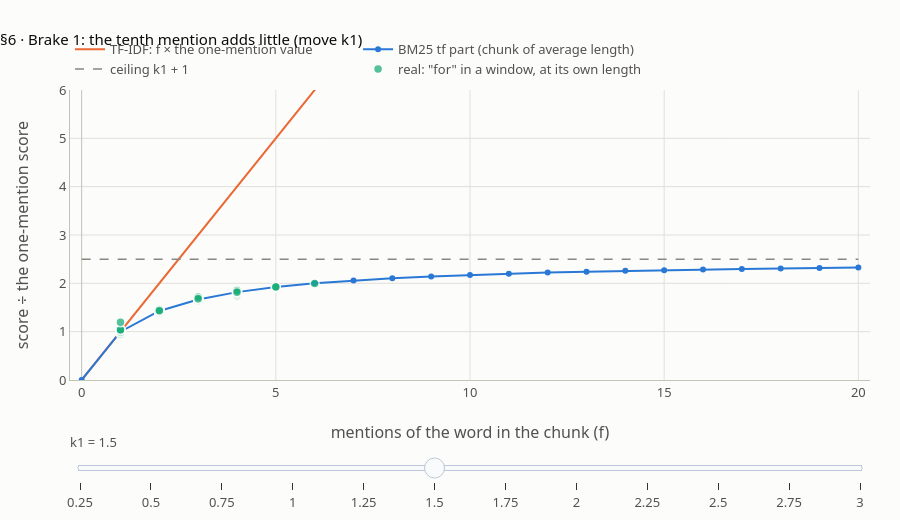
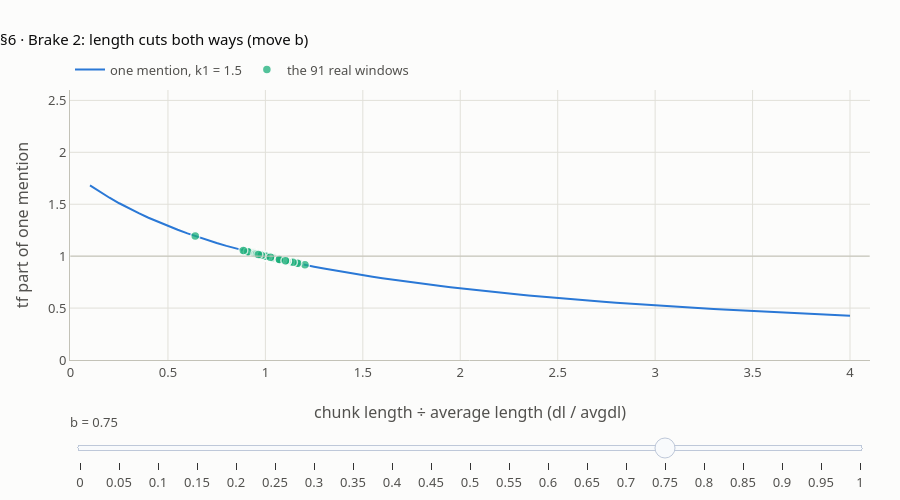

The code cell stored with these charts, in order, in its notebook:
### Markdown cell above
## 6 · BM25's two brakes (k1 and b), and one score by hand

**What this verifies** (lesson §6):
- **Brake 1, k1:** the tf part at average length for f = 1, 2, 3, 5, 10, 100, 1000 is 1, 1.4286, 1.6667, 1.9231, 2.1739, 2.4631, 2.4963 (ceiling k1 + 1 = 2.5); the k1 table of P3 S5;
- **Brake 2, b:** the length table for b = 0, 0.375, 0.75, 1 at dl/avgdl = 0.5, 1, 2 (P3 S5);
- **one score by hand** for `bpa` in toy d0: idf 0.587787, K 1.6125, tf part 1.384083, score 0.813546 (rank_bm25 agrees); `bpa` in d2 0.765846;
- one mention in a 5-token vs a 20-token toy chunk: 0.829243 vs 0.495899 at b = 0.75, and 0.587787 each at b = 0;
- the question is a list: "bpa bpa" scores 1.627091; and k1 = 0 gives NaN.

**The charts.** Move the **k1** slider: the BM25 curve flattens toward the dashed ceiling, while TF-IDF keeps climbing. The green dots are real: every window that contains "for", at its own length. Move the **b** slider: one mention's tf part against chunk length; the dots are the 91 real windows.

### Code cell
F_LIST = (1, 2, 3, 5, 10, 100, 1000)
check("§6 tf part at dl = avgdl, f = 1, 2, 3, 5, 10, 100, 1000", [tf_part(f, 1.0) for f in F_LIST],
      [1, 1.4286, 1.6667, 1.9231, 2.1739, 2.4631, 2.4963], T4)
check("§6 the tf part never passes k1 + 1 (f = 10^6)", tf_part(10**6, 1.0) < 2.5, True)
check("§6 k1 = 0, 0.75, 1.5, 3.0 at f = 1, 2, 5",
      [[tf_part(f, 1.0, k1=k) for f in (1, 2, 5)] for k in (0.0, 0.75, 1.5, 3.0)],
      [[1, 1, 1], [1, 1.2727, 1.5217], [1, 1.4286, 1.9231], [1, 1.6, 2.5]], T4)
# the same limits through rank_bm25 itself: a padded synthetic document, all documents 2000 tokens long
pad = lambda fq, length: ["x"] * fq + ["pad"] * (length - fq)
lib_ratio = []
for fq in (1, 10, 100, 1000):
    m = BM25Okapi([pad(fq, 2000), ["y"] * 2000, ["z"] * 2000])
    lib_ratio.append(m.get_scores(["x"])[0] / m.idf["x"])
check("§6 rank_bm25 score / idf at f = 1, 10, 100, 1000", lib_ratio, [1.0, 2.173913, 2.463054, 2.496256], T6)

B_LIST, R_LIST = (0.0, 0.375, 0.75, 1.0), (0.5, 1.0, 2.0)
table = [[tf_part(1, r, b=bb) for r in R_LIST] for bb in B_LIST]
print("   one mention, k1 = 1.5    half as long  average  twice as long")
for bb, row in zip(B_LIST, table):
    print(f"   b = {bb:<5}               " + "   ".join(f"{v:8.4f}" for v in row))
check("§6 length table, rows b = 0, 0.375, 0.75, 1; columns dl/avgdl = 0.5, 1, 2", table,
      [[1.0, 1.0, 1.0], [1.1268, 1.0, 0.8163], [1.2903, 1.0, 0.6897], [1.4286, 1.0, 0.625]], T4)
check("§6 b = 0.75, dl/avgdl = 4", tf_part(1, 4.0), 0.4255, T4)

# one score by hand: bpa in d0
N_, n_, f_, dl_, avgdl_, k1, b = 6, toy_df["bpa"], TT[0].count("bpa"), len(TT[0]), toy.avgdl, 1.5, 0.75
idf_h = math.log((N_ - n_ + 0.5) / (n_ + 0.5))
K_h = k1 * (1 - b + b * dl_ / avgdl_)
tfp_h = f_ * (k1 + 1) / (f_ + K_h)
print(f"\n   1 idf = ln(({N_} - {n_} + 0.5) / ({n_} + 0.5)) = ln({(N_ - n_ + 0.5) / (n_ + 0.5):.1f}) = {idf_h:.6f}")
print(f"   2 K = 1.5 × (1 - 0.75 + 0.75 × {dl_}/{avgdl_:g}) = {K_h:.6f}")
print(f"   3 tf part = {f_} × 2.5 / ({f_} + {K_h:.4f}) = {tfp_h:.6f}")
print(f"   4 score = {idf_h:.6f} × {tfp_h:.6f} = {idf_h * tfp_h:.6f}")
check("§6 by hand: N, n, f, dl, avgdl", [N_, n_, f_, dl_, avgdl_], [6, 2, 2, 11, 10.0])
check("§6 by hand: idf, K, tf part, score", [idf_h, K_h, tfp_h, idf_h * tfp_h], [0.587787, 1.6125, 1.384083, 0.813546], T6)
check("§6 rank_bm25 gives the same score", toy.get_scores(["bpa"])[0], 0.813546, T6)
contrib = [toy.get_scores([w])[0] for w in q3]
check("§6 'bpa regulation 2019' in d0 = 0.813546 + 0.562475 + 0.562475", [*contrib, sum(contrib)],
      [0.813546, 0.562475, 0.562475, 1.938496], T6)
check("§6 bpa in d2 (f 2, dl 13, larger K): below d0", toy.get_scores(["bpa"])[2], 0.765846, T6)

long_short = ([["x"] + [f"a{j}" for j in range(19)], ["x"] + [f"b{j}" for j in range(4)]]
              + [[f"c{i}_{j}" for j in range(15)] for i in range(4)])
ls = {bb: BM25Okapi(long_short, b=bb).get_scores(["x"])[:2] for bb in (0.75, 0.0)}
check("§6 one mention, 5-token vs 20-token chunk, b = 0.75 (short, long)", [ls[0.75][1], ls[0.75][0]],
      [0.829243, 0.495899], T6)
check("§6 the same at b = 0 (length ignored)", [ls[0.0][1], ls[0.0][0]], [0.587787, 0.587787], T6)
check("§6 the question is a list: 'bpa bpa' = 2 × 'bpa'", toy.get_scores(["bpa", "bpa"])[0], 1.627091, T6)
with warnings.catch_warnings(record=True) as wl:
    warnings.simplefilter("always")
    s_k0 = BM25Okapi(TT, k1=0.0).get_scores(["bpa"])
check("§6 k1 = 0: documents without bpa compute 0/0 = NaN", s_k0, [0.587787, math.nan, 0.587787, math.nan, math.nan, math.nan], T6)
check("§6 k1 = 0: numpy warns once", len(wl), 1)

# ---- chart: brake 1 (k1), with the real "for" counts of the 91 windows
F = list(range(0, 21))
K1S = [round(0.25 * i, 2) for i in range(1, 13)]
for_pts = [(C91[i].count("for"), len(C91[i]) / BM91.avgdl, i) for i in range(len(C91)) if "for" in C91[i]]
curve = lambda k: r5(tf_part(f, 1.0, k1=k) for f in F)
for_y = lambda k: r5(tf_part(f, r, k1=k) for f, r, _ in for_pts)
fig = go.Figure()
fig.add_scatter(x=F, y=F, name="TF-IDF: f × the one-mention value", mode="lines", line=dict(color=ORANGE, width=2))
fig.add_scatter(x=F, y=curve(1.5), name="BM25 tf part (chunk of average length)", mode="lines+markers",
                line=dict(color=BLUE, width=2), marker=dict(size=6),
                hovertemplate="f = %{x}: tf part %{y:.4f}<extra></extra>")
fig.add_scatter(x=[0, 20], y=[2.5, 2.5], name="ceiling k1 + 1", mode="lines", line=dict(color=MUTED, width=1.5, dash="dash"),
                hoverinfo="skip")
fig.add_scatter(x=[f for f, _, _ in for_pts], y=for_y(1.5), mode="markers", name='real: "for" in a window, at its own length',
                marker=dict(size=9, color=AQUA, opacity=0.75, line=dict(width=1.5, color=SURFACE)),
                customdata=[[i, f, len(C91[i])] for f, _, i in for_pts],
                hovertemplate="window %{customdata[0]}: f %{customdata[1]}, dl %{customdata[2]}<br>tf part %{y:.4f}<extra></extra>")
fig.update_layout(title="§6 · Brake 1: the tenth mention adds little (move k1)", height=520,
                  xaxis=dict(title="mentions of the word in the chunk (f)", range=[-0.3, 20.3]),
                  yaxis=dict(title="score ÷ the one-mention score", range=[0, 6]),
                  sliders=[dict(active=K1S.index(1.5), currentvalue=dict(prefix="k1 = "), pad=dict(t=50),
                                steps=[dict(method="restyle", label=f"{k:g}",
                                            args=[{"y": [curve(k), [k + 1, k + 1], for_y(k)]}, [1, 2, 3]])
                                       for k in K1S])])
fig.show()

# ---- chart: brake 2 (b), with the 91 real windows
RX = [round(0.1 + 0.05 * i, 2) for i in range(79)]                 # dl / avgdl from 0.1 to 4.0
BSL = [round(0.05 * i, 2) for i in range(21)]
win_r = [len(c) / BM91.avgdl for c in C91]
line_b = lambda bb: r5(tf_part(1, r, b=bb) for r in RX)
pts_b = lambda bb: r5(tf_part(1, r, b=bb) for r in win_r)
fig = go.Figure()
fig.add_scatter(x=RX, y=line_b(0.75), name="one mention, k1 = 1.5", mode="lines", line=dict(color=BLUE, width=2),
                hovertemplate="dl/avgdl %{x}: tf part %{y:.4f}<extra></extra>")
fig.add_scatter(x=r5(win_r), y=pts_b(0.75), name="the 91 real windows", mode="markers",
                marker=dict(size=9, color=AQUA, opacity=0.75, line=dict(width=1.5, color=SURFACE)),
                customdata=[[i, len(C91[i])] for i in range(len(C91))],
                hovertemplate="window %{customdata[0]}: dl %{customdata[1]} (x = %{x:.3f})<br>tf part %{y:.4f}<extra></extra>")
fig.update_layout(title="§6 · Brake 2: length cuts both ways (move b)", height=500,
                  xaxis=dict(title="chunk length ÷ average length (dl / avgdl)"),
                  yaxis=dict(title="tf part of one mention", range=[0, 2.6]),
                  shapes=[dict(type="line", x0=0, x1=4.1, y0=1, y1=1, line=dict(color=AXIS, width=1))],
                  sliders=[dict(active=BSL.index(0.75), currentvalue=dict(prefix="b = "), pad=dict(t=50),
                                steps=[dict(method="restyle", label=f"{bb:g}", args=[{"y": [line_b(bb), pts_b(bb)]}, [0, 1]])
                                       for bb in BSL])])
fig.show()

### Figure 1 — Plotly figure (JSON) as saved in the notebook; plotly's stock layout.template omitted (floating-point values rounded to 4 significant figures; data arrays with more than 128 entries replaced by an {"elided": "..."} marker saying what was removed)
{"data": [{"line": {"color": "#eb6834", "width": 2}, "mode": "lines", "name": "TF-IDF: f × the one-mention value", "x": [0, 1, 2, 3, 4, 5, 6, 7, 8, 9, 10, 11, 12, 13, 14, 15, 16, 17, 18, 19, 20], "y": [0, 1, 2, 3, 4, 5, 6, 7, 8, 9, 10, 11, 12, 13, 14, 15, 16, 17, 18, 19, 20], "type": "scatter"}, {"hovertemplate": "f = %{x}: tf part %{y:.4f}<extra></extra>", "line": {"color": "#2a78d6", "width": 2}, "marker": {"size": 6}, "mode": "lines+markers", "name": "BM25 tf part (chunk of average length)", "x": [0, 1, 2, 3, 4, 5, 6, 7, 8, 9, 10, 11, 12, 13, 14, 15, 16, 17, 18, 19, 20], "y": [0.0, 1.0, 1.429, 1.667, 1.818, 1.923, 2.0, 2.059, 2.105, 2.143, 2.174, 2.2, 2.222, 2.241, 2.258, 2.273, 2.286, 2.297, 2.308, 2.317, 2.326], "type": "scatter"}, {"hoverinfo": "skip", "line": {"color": "#898781", "dash": "dash", "width": 1.5}, "mode": "lines", "name": "ceiling k1 + 1", "x": [0, 20], "y": [2.5, 2.5], "type": "scatter"}, {"customdata": {"elided": "80x3 int values"}, "hovertemplate": "window %{customdata[0]}: f %{customdata[1]}, dl %{customdata[2]}<br>tf part %{y:.4f}<extra></extra>", "marker": {"color": "#1baf7a", "line": {"color": "#fcfcfb", "width": 1.5}, "opacity": 0.75, "size": 9}, "mode": "markers", "name": "real: \"for\" in a window, at its own length", "x": [4, 2, 4, 2, 2, 2, 2, 1, 1, 2, 2, 4, 3, 2, 6, 4, 5, 2, 1, 4, 2, 2, 3, 4, 2, 3, 4, 2, 3, 3, 3, 3, 2, 1, 2, 1, 3, 2, 5, 3, 4, 2, 1, 2, 3, 2, 5, 2, 1, 1, 1, 3, 1, 2, 2, 3, 3, 3, 4, 1, 2, 2, 1, 2, 1, 2, 2, 4, 3, 2, 2, 2, 3, 2, 3, 4, 2, 2, 3, 1], "y": [1.746, 1.357, 1.773, 1.383, 1.407, 1.386, 1.366, 0.9818, 0.9954, 1.4, 1.38, 1.786, 1.698, 1.456, 1.995, 1.823, 1.907, 1.41, 0.9526, 1.806, 1.431, 1.431, 1.631, 1.832, 1.427, 1.685, 1.846, 1.464, 1.672, 1.65, 1.662, 1.682, 1.467, 0.9886, 1.467, 1.035, 1.679, 1.435, 1.917, 1.659, 1.832, 1.464, 1.038, 1.403, 1.65, 1.431, 1.927, 1.427, 1.009, 1.035, 0.9852, 1.634, 0.9989, 1.424, 1.396, 1.637, 1.662, 1.688, 1.838, 1.035, 1.46, 1.479, 1.027, 1.464, 1.042, 1.438, 1.431, 1.849, 1.666, 1.456, 1.471, 1.453, 1.685, 1.442, 1.715, 1.817, 1.417, 1.438, 1.682, 1.193], "type": "scatter"}], "layout": {"xaxis": {"title": {"text": "mentions of the word in the chunk (f)"}, "range": [-0.3, 20.3]}, "yaxis": {"title": {"text": "score ÷ the one-mention score"}, "range": [0, 6]}, "title": {"text": "§6 · Brake 1: the tenth mention adds little (move k1)"}, "height": 520, "sliders": [{"active": 5, "currentvalue": {"prefix": "k1 = "}, "pad": {"t": 50}, "steps": [{"args": [{"y": [[0.0, 1.0, 1.111, 1.154, 1.176, 1.19, 1.2, 1.207, 1.212, 1.216, 1.22, 1.222, 1.224, 1.226, 1.228, 1.23, 1.231, 1.232, 1.233, 1.234, 1.235], [1.25, 1.25], [1.166, 1.096, 1.17, 1.102, 1.107, 1.102, 1.098, 0.9939, 0.9985, 1.105, 1.101, 1.172, 1.159, 1.117, 1.199, 1.177, 1.188, 1.107, 0.9837, 1.175, 1.112, 1.112, 1.148, 1.178, 1.111, 1.157, 1.18, 1.118, 1.155, 1.151, 1.153, 1.156, 1.119, 0.9962, 1.119, 1.011, 1.156, 1.112, 1.19, 1.153, 1.178, 1.118, 1.012, 1.106, 1.151, 1.112, 1.191, 1.111, 1.003, 1.011, 0.995, 1.149, 0.9996, 1.11, 1.104, 1.149, 1.153, 1.157, 1.179, 1.011, 1.117, 1.121, 1.009, 1.118, 1.014, 1.113, 1.112, 1.181, 1.154, 1.117, 1.12, 1.116, 1.157, 1.114, 1.161, 1.176, 1.109, 1.113, 1.156, 1.057]]}, [1, 2, 3]], "label": "0.25", "method": "restyle"}, {"args": [{"y": [[0.0, 1.0, 1.2, 1.286, 1.333, 1.364, 1.385, 1.4, 1.412, 1.421, 1.429, 1.435, 1.44, 1.444, 1.448, 1.452, 1.455, 1.457, 1.459, 1.462, 1.463], [1.5, 1.5], [1.311, 1.171, 1.319, 1.182, 1.191, 1.183, 1.175, 0.9898, 0.9974, 1.189, 1.18, 1.324, 1.296, 1.211, 1.383, 1.335, 1.359, 1.193, 0.9731, 1.33, 1.201, 1.201, 1.274, 1.337, 1.2, 1.292, 1.342, 1.214, 1.287, 1.28, 1.284, 1.291, 1.215, 0.9936, 1.215, 1.019, 1.29, 1.202, 1.362, 1.283, 1.337, 1.214, 1.021, 1.19, 1.28, 1.201, 1.365, 1.2, 1.005, 1.019, 0.9917, 1.275, 0.9994, 1.198, 1.187, 1.276, 1.284, 1.293, 1.339, 1.019, 1.212, 1.219, 1.015, 1.214, 1.023, 1.204, 1.201, 1.343, 1.285, 1.211, 1.216, 1.209, 1.292, 1.205, 1.301, 1.333, 1.195, 1.204, 1.291, 1.099]]}, [1, 2, 3]], "label": "0.5", "method": "restyle"}, {"args": [{"y": [[0.0, 1.0, 1.273, 1.4, 1.474, 1.522, 1.556, 1.581, 1.6, 1.615, 1.628, 1.638, 1.647, 1.655, 1.661, 1.667, 1.672, 1.676, 1.68, 1.684, 1.687], [1.75, 1.75], [1.439, 1.231, 1.452, 1.247, 1.26, 1.248, 1.237, 0.987, 0.9967, 1.256, 1.245, 1.459, 1.416, 1.288, 1.553, 1.476, 1.515, 1.262, 0.9657, 1.468, 1.274, 1.274, 1.382, 1.48, 1.272, 1.409, 1.487, 1.292, 1.403, 1.391, 1.398, 1.408, 1.295, 0.9918, 1.295, 1.025, 1.406, 1.276, 1.519, 1.396, 1.48, 1.292, 1.027, 1.258, 1.391, 1.274, 1.524, 1.272, 1.007, 1.025, 0.9894, 1.383, 0.9992, 1.27, 1.254, 1.385, 1.398, 1.411, 1.483, 1.025, 1.29, 1.301, 1.019, 1.292, 1.03, 1.278, 1.274, 1.488, 1.399, 1.288, 1.297, 1.286, 1.409, 1.28, 1.424, 1.473, 1.266, 1.278, 1.408, 1.131]]}, [1, 2, 3]], "label": "0.75", "method": "restyle"}, {"args": [{"y": [[0.0, 1.0, 1.333, 1.5, 1.6, 1.667, 1.714, 1.75, 1.778, 1.8, 1.818, 1.833, 1.846, 1.857, 1.867, 1.875, 1.882, 1.889, 1.895, 1.9, 1.905], [2.0, 2.0], [1.553, 1.281, 1.57, 1.3, 1.317, 1.302, 1.288, 0.9848, 0.9962, 1.312, 1.297, 1.579, 1.521, 1.353, 1.711, 1.603, 1.657, 1.32, 0.9602, 1.592, 1.335, 1.335, 1.476, 1.609, 1.332, 1.512, 1.618, 1.359, 1.504, 1.489, 1.497, 1.51, 1.361, 0.9905, 1.361, 1.029, 1.508, 1.338, 1.663, 1.495, 1.609, 1.359, 1.032, 1.315, 1.489, 1.335, 1.669, 1.332, 1.008, 1.029, 0.9876, 1.478, 0.999, 1.33, 1.31, 1.48, 1.497, 1.515, 1.612, 1.029, 1.356, 1.369, 1.023, 1.359, 1.035, 1.34, 1.335, 1.62, 1.499, 1.353, 1.364, 1.351, 1.512, 1.343, 1.533, 1.599, 1.325, 1.34, 1.51, 1.156]]}, [1, 2, 3]], "label": "1", "method": "restyle"}, {"args": [{"y": [[0.0, 1.0, 1.385, 1.588, 1.714, 1.8, 1.862, 1.909, 1.946, 1.976, 2.0, 2.02, 2.038, 2.053, 2.066, 2.077, 2.087, 2.096, 2.104, 2.111, 2.118], [2.25, 2.25], [1.654, 1.322, 1.677, 1.345, 1.365, 1.348, 1.33, 0.9832, 0.9958, 1.359, 1.342, 1.688, 1.615, 1.409, 1.858, 1.718, 1.787, 1.368, 0.956, 1.704, 1.387, 1.387, 1.558, 1.725, 1.384, 1.604, 1.737, 1.415, 1.593, 1.574, 1.585, 1.601, 1.418, 0.9894, 1.418, 1.032, 1.598, 1.39, 1.795, 1.582, 1.725, 1.415, 1.036, 1.362, 1.574, 1.387, 1.803, 1.384, 1.009, 1.032, 0.9863, 1.561, 0.9989, 1.381, 1.356, 1.563, 1.585, 1.606, 1.73, 1.032, 1.412, 1.428, 1.025, 1.415, 1.039, 1.393, 1.387, 1.74, 1.587, 1.409, 1.422, 1.405, 1.604, 1.396, 1.629, 1.714, 1.374, 1.393, 1.601, 1.176]]}, [1, 2, 3]], "label": "1.25", "method": "restyle"}, {"args": [{"y": [[0.0, 1.0, 1.429, 1.667, 1.818, 1.923, 2.0, 2.059, 2.105, 2.143, 2.174, 2.2, 2.222, 2.241, 2.258, 2.273, 2.286, 2.297, 2.308, 2.317, 2.326], [2.5, 2.5], [1.746, 1.357, 1.773, 1.383, 1.407, 1.386, 1.366, 0.9818, 0.9954, 1.4, 1.38, 1.786, 1.698, 1.456, 1.995, 1.823, 1.907, 1.41, 0.9526, 1.806, 1.431, 1.431, 1.631, 1.832, 1.427, 1.685, 1.846, 1.464, 1.672, 1.65, 1.662, 1.682, 1.467, 0.9886, 1.467, 1.035, 1.679, 1.435, 1.917, 1.659, 1.832, 1.464, 1.038, 1.403, 1.65, 1.431, 1.927, 1.427, 1.009, 1.035, 0.9852, 1.634, 0.9989, 1.424, 1.396, 1.637, 1.662, 1.688, 1.838, 1.035, 1.46, 1.479, 1.027, 1.464, 1.042, 1.438, 1.431, 1.849, 1.666, 1.456, 1.471, 1.453, 1.685, 1.442, 1.715, 1.817, 1.417, 1.438, 1.682, 1.193]]}, [1, 2, 3]], "label": "1.5", "method": "restyle"}, {"args": [{"y": [[0.0, 1.0, 1.467, 1.737, 1.913, 2.037, 2.129, 2.2, 2.256, 2.302, 2.34, 2.373, 2.4, 2.424, 2.444, 2.463, 2.479, 2.493, 2.506, 2.518, 2.529], [2.75, 2.75], [1.828, 1.387, 1.86, 1.416, 1.442, 1.419, 1.398, 0.9808, 0.9951, 1.434, 1.412, 1.876, 1.773, 1.498, 2.123, 1.919, 2.018, 1.446, 0.9499, 1.899, 1.469, 1.469, 1.696, 1.929, 1.465, 1.758, 1.946, 1.506, 1.743, 1.717, 1.732, 1.754, 1.51, 0.9879, 1.51, 1.037, 1.751, 1.473, 2.03, 1.728, 1.929, 1.506, 1.041, 1.438, 1.717, 1.469, 2.042, 1.465, 1.01, 1.037, 0.9843, 1.699, 0.9988, 1.461, 1.431, 1.703, 1.732, 1.762, 1.936, 1.037, 1.502, 1.523, 1.029, 1.506, 1.045, 1.477, 1.469, 1.95, 1.736, 1.498, 1.514, 1.494, 1.758, 1.481, 1.793, 1.912, 1.454, 1.477, 1.754, 1.207]]}, [1, 2, 3]], "label": "1.75", "method": "restyle"}, {"args": [{"y": [[0.0, 1.0, 1.5, 1.8, 2.0, 2.143, 2.25, 2.333, 2.4, 2.455, 2.5, 2.538, 2.571, 2.6, 2.625, 2.647, 2.667, 2.684, 2.7, 2.714, 2.727], [3.0, 3.0], [1.903, 1.413, 1.939, 1.444, 1.473, 1.448, 1.424, 0.9799, 0.9949, 1.465, 1.44, 1.957, 1.841, 1.534, 2.242, 2.006, 2.121, 1.477, 0.9476, 1.983, 1.503, 1.503, 1.754, 2.018, 1.499, 1.824, 2.038, 1.543, 1.807, 1.778, 1.794, 1.82, 1.548, 0.9873, 1.548, 1.039, 1.815, 1.507, 2.135, 1.79, 2.018, 1.543, 1.043, 1.469, 1.778, 1.503, 2.149, 1.499, 1.01, 1.039, 0.9836, 1.758, 0.9987, 1.494, 1.461, 1.762, 1.794, 1.828, 2.026, 1.039, 1.539, 1.562, 1.03, 1.543, 1.047, 1.512, 1.503, 2.042, 1.799, 1.534, 1.552, 1.53, 1.824, 1.516, 1.863, 1.999, 1.486, 1.512, 1.82, 1.219]]}, [1, 2, 3]], "label": "2", "method": "restyle"}, {"args": [{"y": [[0.0, 1.0, 1.529, 1.857, 2.08, 2.241, 2.364, 2.459, 2.537, 2.6, 2.653, 2.698, 2.737, 2.77, 2.8, 2.826, 2.849, 2.87, 2.889, 2.906, 2.921], [3.25, 3.25], [1.972, 1.436, 2.012, 1.469, 1.5, 1.474, 1.448, 0.9791, 0.9947, 1.491, 1.465, 2.032, 1.903, 1.566, 2.355, 2.087, 2.216, 1.505, 0.9457, 2.061, 1.533, 1.533, 1.806, 2.1, 1.528, 1.884, 2.123, 1.576, 1.865, 1.833, 1.851, 1.879, 1.581, 0.9868, 1.581, 1.04, 1.874, 1.537, 2.232, 1.846, 2.1, 1.576, 1.045, 1.496, 1.833, 1.533, 2.248, 1.528, 1.011, 1.04, 0.983, 1.811, 0.9987, 1.523, 1.487, 1.815, 1.851, 1.888, 2.109, 1.04, 1.571, 1.596, 1.032, 1.576, 1.049, 1.542, 1.533, 2.127, 1.856, 1.566, 1.586, 1.561, 1.884, 1.547, 1.927, 2.079, 1.514, 1.542, 1.879, 1.23]]}, [1, 2, 3]], "label": "2.25", "method": "restyle"}, {"args": [{"y": [[0.0, 1.0, 1.556, 1.909, 2.154, 2.333, 2.471, 2.579, 2.667, 2.739, 2.8, 2.852, 2.897, 2.935, 2.97, 3.0, 3.027, 3.051, 3.073, 3.093, 3.111], [3.5, 3.5], [2.035, 1.456, 2.078, 1.492, 1.525, 1.496, 1.469, 0.9785, 0.9945, 1.515, 1.487, 2.101, 1.959, 1.595, 2.461, 2.162, 2.305, 1.529, 0.9441, 2.133, 1.559, 1.559, 1.854, 2.176, 1.554, 1.938, 2.201, 1.605, 1.918, 1.883, 1.902, 1.933, 1.611, 0.9864, 1.611, 1.042, 1.928, 1.564, 2.323, 1.897, 2.176, 1.605, 1.046, 1.52, 1.883, 1.559, 2.341, 1.554, 1.011, 1.042, 0.9824, 1.859, 0.9986, 1.549, 1.51, 1.863, 1.902, 1.943, 2.186, 1.042, 1.6, 1.627, 1.033, 1.605, 1.051, 1.569, 1.559, 2.206, 1.907, 1.595, 1.616, 1.59, 1.938, 1.574, 1.986, 2.152, 1.539, 1.569, 1.933, 1.239]]}, [1, 2, 3]], "label": "2.5", "method": "restyle"}, {"args": [{"y": [[0.0, 1.0, 1.579, 1.957, 2.222, 2.419, 2.571, 2.692, 2.791, 2.872, 2.941, 3.0, 3.051, 3.095, 3.134, 3.169, 3.2, 3.228, 3.253, 3.276, 3.297], [3.75, 3.75], [2.092, 1.474, 2.14, 1.511, 1.546, 1.516, 1.488, 0.9779, 0.9944, 1.536, 1.507, 2.164, 2.01, 1.621, 2.561, 2.231, 2.388, 1.551, 0.9427, 2.2, 1.583, 1.583, 1.897, 2.247, 1.577, 1.988, 2.274, 1.632, 1.966, 1.928, 1.949, 1.982, 1.637, 0.9861, 1.637, 1.043, 1.977, 1.588, 2.408, 1.944, 2.247, 1.632, 1.047, 1.541, 1.928, 1.583, 2.428, 1.577, 1.011, 1.043, 0.982, 1.902, 0.9986, 1.572, 1.531, 1.907, 1.949, 1.993, 2.258, 1.043, 1.626, 1.655, 1.034, 1.632, 1.052, 1.593, 1.583, 2.28, 1.955, 1.621, 1.643, 1.615, 1.988, 1.599, 2.039, 2.22, 1.562, 1.593, 1.982, 1.247]]}, [1, 2, 3]], "label": "2.75", "method": "restyle"}, {"args": [{"y": [[0.0, 1.0, 1.6, 2.0, 2.286, 2.5, 2.667, 2.8, 2.909, 3.0, 3.077, 3.143, 3.2, 3.25, 3.294, 3.333, 3.368, 3.4, 3.429, 3.455, 3.478], [4.0, 4.0], [2.146, 1.49, 2.197, 1.529, 1.566, 1.534, 1.504, 0.9774, 0.9943, 1.555, 1.524, 2.223, 2.058, 1.644, 2.655, 2.295, 2.466, 1.571, 0.9415, 2.261, 1.604, 1.604, 1.937, 2.312, 1.598, 2.033, 2.342, 1.656, 2.01, 1.97, 1.992, 2.027, 1.662, 0.9858, 1.662, 1.044, 2.021, 1.609, 2.487, 1.987, 2.312, 1.656, 1.049, 1.56, 1.97, 1.604, 2.509, 1.598, 1.012, 1.044, 0.9816, 1.942, 0.9986, 1.593, 1.55, 1.947, 1.992, 2.039, 2.324, 1.044, 1.65, 1.68, 1.034, 1.656, 1.053, 1.615, 1.604, 2.348, 1.998, 1.644, 1.668, 1.638, 2.033, 1.621, 2.089, 2.284, 1.582, 1.615, 2.027, 1.254]]}, [1, 2, 3]], "label": "3", "method": "restyle"}]}]}}

### Figure 2 — Plotly figure (JSON) as saved in the notebook; plotly's stock layout.template omitted (floating-point values rounded to 4 significant figures; data arrays with more than 128 entries replaced by an {"elided": "..."} marker saying what was removed)
{"data": [{"hovertemplate": "dl/avgdl %{x}: tf part %{y:.4f}<extra></extra>", "line": {"color": "#2a78d6", "width": 2}, "mode": "lines", "name": "one mention, k1 = 1.5", "x": [0.1, 0.15, 0.2, 0.25, 0.3, 0.35, 0.4, 0.45, 0.5, 0.55, 0.6, 0.65, 0.7, 0.75, 0.8, 0.85, 0.9, 0.95, 1.0, 1.05, 1.1, 1.15, 1.2, 1.25, 1.3, 1.35, 1.4, 1.45, 1.5, 1.55, 1.6, 1.65, 1.7, 1.75, 1.8, 1.85, 1.9, 1.95, 2.0, 2.05, 2.1, 2.15, 2.2, 2.25, 2.3, 2.35, 2.4, 2.45, 2.5, 2.55, 2.6, 2.65, 2.7, 2.75, 2.8, 2.85, 2.9, 2.95, 3.0, 3.05, 3.1, 3.15, 3.2, 3.25, 3.3, 3.35, 3.4, 3.45, 3.5, 3.55, 3.6, 3.65, 3.7, 3.75, 3.8, 3.85, 3.9, 3.95, 4.0], "y": [1.681, 1.619, 1.562, 1.509, 1.46, 1.413, 1.37, 1.329, 1.29, 1.254, 1.22, 1.187, 1.156, 1.127, 1.099, 1.072, 1.047, 1.023, 1.0, 0.978, 0.9569, 0.9368, 0.9174, 0.8989, 0.8811, 0.8639, 0.8475, 0.8316, 0.8163, 0.8016, 0.7874, 0.7737, 0.7605, 0.7477, 0.7353, 0.7233, 0.7117, 0.7005, 0.6897, 0.6791, 0.6689, 0.659, 0.6493, 0.64, 0.6309, 0.6221, 0.6135, 0.6051, 0.597, 0.5891, 0.5814, 0.5739, 0.5666, 0.5594, 0.5525, 0.5457, 0.5391, 0.5326, 0.5263, 0.5202, 0.5141, 0.5083, 0.5025, 0.4969, 0.4914, 0.486, 0.4808, 0.4756, 0.4706, 0.4657, 0.4608, 0.4561, 0.4515, 0.4469, 0.4425, 0.4381, 0.4338, 0.4296, 0.4255], "type": "scatter"}, {"customdata": {"elided": "91x2 int values"}, "hovertemplate": "window %{customdata[0]}: dl %{customdata[1]} (x = %{x:.3f})<br>tf part %{y:.4f}<extra></extra>", "marker": {"color": "#1baf7a", "line": {"color": "#fcfcfb", "width": 1.5}, "opacity": 0.75, "size": 9}, "mode": "markers", "name": "the 91 real windows", "x": [1.172, 1.118, 1.203, 1.164, 1.126, 1.103, 1.049, 1.095, 1.141, 1.041, 1.01, 1.064, 1.111, 1.087, 0.9254, 0.9408, 1.018, 0.9871, 1.049, 1.041, 1.111, 1.072, 1.103, 1.033, 0.9948, 0.9948, 1.087, 0.964, 1.003, 1.01, 0.9794, 0.9563, 0.9254, 0.9254, 0.9871, 1.041, 1.01, 0.964, 0.9177, 0.9871, 1.026, 0.9177, 0.9254, 0.9717, 0.9871, 1.018, 1.018, 0.964, 0.9254, 0.9177, 1.057, 1.041, 0.9948, 0.9871, 1.003, 0.9871, 0.9563, 0.9794, 0.9254, 1.033, 1.08, 1.003, 1.01, 1.072, 1.072, 1.103, 1.01, 0.9486, 0.9486, 0.9254, 0.9331, 0.8946, 0.9408, 0.9254, 0.91, 0.9563, 0.9794, 0.9948, 0.9177, 1.003, 0.9408, 0.91, 0.9486, 0.9563, 0.9717, 0.8869, 1.003, 1.026, 0.9794, 0.964, 0.6401], "y": [0.9281, 0.9495, 0.9163, 0.9311, 0.9464, 0.9558, 0.9785, 0.959, 0.9402, 0.9818, 0.9954, 0.9719, 0.9526, 0.9622, 1.035, 1.027, 0.992, 1.006, 0.9785, 0.9818, 0.9526, 0.9686, 0.9558, 0.9852, 1.002, 1.002, 0.9622, 1.016, 0.9989, 0.9954, 1.009, 1.02, 1.035, 1.035, 1.006, 0.9818, 0.9954, 1.016, 1.038, 1.006, 0.9886, 1.038, 1.035, 1.013, 1.006, 0.992, 0.992, 1.016, 1.035, 1.038, 0.9752, 0.9818, 1.002, 1.006, 0.9989, 1.006, 1.02, 1.009, 1.035, 0.9852, 0.9654, 0.9989, 0.9954, 0.9686, 0.9686, 0.9558, 0.9954, 1.024, 1.024, 1.035, 1.031, 1.05, 1.027, 1.035, 1.042, 1.02, 1.009, 1.002, 1.038, 0.9989, 1.027, 1.042, 1.024, 1.02, 1.013, 1.054, 0.9989, 0.9886, 1.009, 1.016, 1.193], "type": "scatter"}], "layout": {"yaxis": {"title": {"text": "tf part of one mention"}, "range": [0, 2.6]}, "title": {"text": "§6 · Brake 2: length cuts both ways (move b)"}, "height": 500, "xaxis": {"title": {"text": "chunk length ÷ average length (dl / avgdl)"}}, "shapes": [{"line": {"color": "#c3c2b7", "width": 1}, "type": "line", "x0": 0, "x1": 4.1, "y0": 1, "y1": 1}], "sliders": [{"active": 15, "currentvalue": {"prefix": "b = "}, "pad": {"t": 50}, "steps": [{"args": [{"y": {"elided": "2 rows, 170 float values in total"}}, [0, 1]], "label": "0", "method": "restyle"}, {"args": [{"y": {"elided": "2 rows, 170 float values in total"}}, [0, 1]], "label": "0.05", "method": "restyle"}, {"args": [{"y": {"elided": "2 rows, 170 float values in total"}}, [0, 1]], "label": "0.1", "method": "restyle"}, {"args": [{"y": {"elided": "2 rows, 170 float values in total"}}, [0, 1]], "label": "0.15", "method": "restyle"}, {"args": [{"y": {"elided": "2 rows, 170 float values in total"}}, [0, 1]], "label": "0.2", "method": "restyle"}, {"args": [{"y": {"elided": "2 rows, 170 float values in total"}}, [0, 1]], "label": "0.25", "method": "restyle"}, {"args": [{"y": {"elided": "2 rows, 170 float values in total"}}, [0, 1]], "label": "0.3", "method": "restyle"}, {"args": [{"y": {"elided": "2 rows, 170 float values in total"}}, [0, 1]], "label": "0.35", "method": "restyle"}, {"args": [{"y": {"elided": "2 rows, 170 float values in total"}}, [0, 1]], "label": "0.4", "method": "restyle"}, {"args": [{"y": {"elided": "2 rows, 170 float values in total"}}, [0, 1]], "label": "0.45", "method": "restyle"}, {"args": [{"y": {"elided": "2 rows, 170 float values in total"}}, [0, 1]], "label": "0.5", "method": "restyle"}, {"args": [{"y": {"elided": "2 rows, 170 float values in total"}}, [0, 1]], "label": "0.55", "method": "restyle"}, {"args": [{"y": {"elided": "2 rows, 170 float values in total"}}, [0, 1]], "label": "0.6", "method": "restyle"}, {"args": [{"y": {"elided": "2 rows, 170 float values in total"}}, [0, 1]], "label": "0.65", "method": "restyle"}, {"args": [{"y": {"elided": "2 rows, 170 float values in total"}}, [0, 1]], "label": "0.7", "method": "restyle"}, {"args": [{"y": {"elided": "2 rows, 170 float values in total"}}, [0, 1]], "label": "0.75", "method": "restyle"}, {"args": [{"y": {"elided": "2 rows, 170 float values in total"}}, [0, 1]], "label": "0.8", "method": "restyle"}, {"args": [{"y": {"elided": "2 rows, 170 float values in total"}}, [0, 1]], "label": "0.85", "method": "restyle"}, {"args": [{"y": {"elided": "2 rows, 170 float values in total"}}, [0, 1]], "label": "0.9", "method": "restyle"}, {"args": [{"y": {"elided": "2 rows, 170 float values in total"}}, [0, 1]], "label": "0.95", "method": "restyle"}, {"args": [{"y": {"elided": "2 rows, 170 float values in total"}}, [0, 1]], "label": "1", "method": "restyle"}]}]}}
